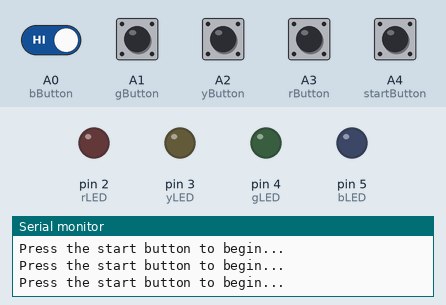
Recording of a sketch running on a simulated Arduino Uno, built with avr-gcc and run on an emulated ATmega328P. Shown: output pins drawn as LEDs (lit = HIGH), the last lines printed to the serial monitor. Dashed ring = blinking. The inputs (shaded band) are chosen by the test bench; at power-on: A0 (bButton), A1 (gButton), A2 (yButton), A3 (rButton), A4 (startButton) HIGH. Random numbers use the default seed unless the sketch sets one.

Above: at 1.2 s.
1.3 s: A4 (startButton) pulled LOW for 0.15 s
At 2.2 s:
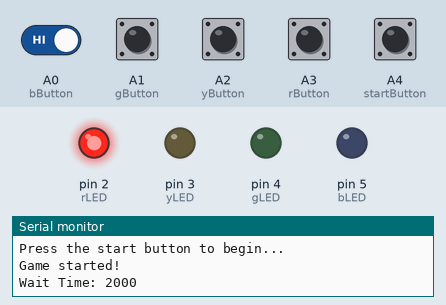
4.4 s: A0 (bButton) driven LOW and A4 (startButton) driven LOW
7.4 s: A2 (yButton) pulled LOW for 0.15 s
10.5 s: A1 (gButton) pulled LOW for 1 s
At 11.6 s:
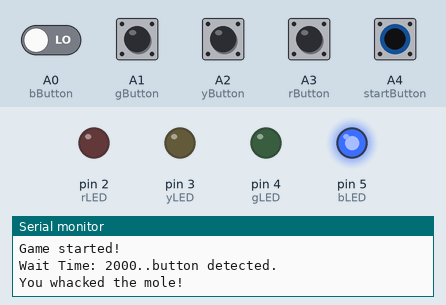
13.5 s: A4 (startButton) driven HIGH
16.5 s: A4 (startButton) driven LOW
At 17.19 s:
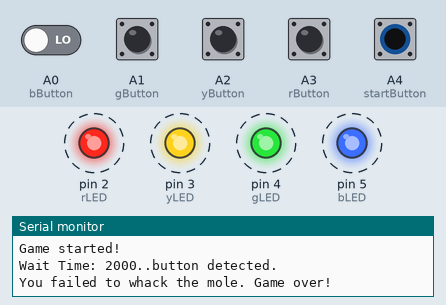
Timing chart, 0 to 19.6 s (numbered marks = the images above; inputs shaded):
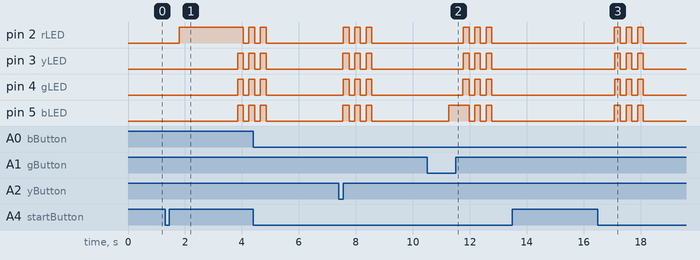

The sketch:

whackAMole.ino
```cpp
// LED pins
const int rLED = 2;
const int yLED = 3;
const int gLED = 4;
const int bLED = 5;

// Button pins
const int rButton = A3;
const int yButton = A2;
const int gButton = A1;
const int bButton = A0;
const int startButton = A4;

// Loop cycle for button press before timeout
int waitTime = 2000;

// Track whether the game is active
bool gameActive = false;

// The setup function runs once when board is reset or powered
void setup() {
  // Set up LEDs
  pinMode(rLED, OUTPUT);
  pinMode(yLED, OUTPUT);
  pinMode(gLED, OUTPUT);
  pinMode(bLED, OUTPUT);

  // Set up input buttons
  pinMode(rButton, INPUT);
  pinMode(yButton, INPUT);
  pinMode(gButton, INPUT);
  pinMode(bButton, INPUT);
  pinMode(startButton, INPUT);

  // Initialize serial communication
  Serial.begin(9600);
  randomSeed(analogRead(0));
}

// The loop function runs over and over again forever
void loop() {
  // Check if the game is inactive and the start button is pressed
  if (!gameActive) {
    if (digitalRead(startButton) == LOW) {
      // Start a new game
      Serial.println("Game started!");
      gameActive = true;
      waitTime = 2000;  // Reset the wait time for a new game
      delay(500);       // Debounce delay
    } else {
      Serial.println("Press the start button to begin...");
      delay(100);
      return;
    }
  }

  // Choose a new LED to light up
  int newColor = pickNewColor();
  ledOn(newColor);

  if (isWhacked(newColor)) {
    Serial.println("You whacked the mole!");
    ledOff(newColor);
    delay(500);  // Pause briefly before showing a new mole
    waitTime *= 0.9;
  } else {
    Serial.println("You failed to whack the mole. Game over!");
    gameover();
    gameActive = false;  // Deactivate the game after game over
  }
}

// Function to check if it is whacked
boolean isWhacked(int newColor) {
  int i = 0;
  int checkButton;
  boolean whacked = false;
  boolean buttonPressed = false;

  Serial.print("Wait Time: ");
  Serial.print(waitTime);

  while ((i < waitTime) && (!buttonPressed)) {
    checkButton = isButtonPressed();   // 0 if nothing is pressed
    if (newColor == checkButton) {     // Correct button is pressed
      whacked = true;
      buttonPressed = true;
    } else if (checkButton > 0) {      // Incorrect button is pressed
      whacked = false;
      buttonPressed = true;
    }
    i++;
    delay(1);
  }

  if (buttonPressed) {
    Serial.println("..button detected.");
  } else {
    Serial.println("..time out");
  }

  return whacked;
}

// Function that monitors all buttons and returns an integer
// 0 = nothing pressed, 2-5 = button pressed
int isButtonPressed() {
  int buttonPressed = 0;

  if (digitalRead(rButton) == LOW) {
    ledOn(rLED);
    buttonPressed = rLED;
  }
  if (digitalRead(bButton) == LOW) {
    ledOn(bLED);
    buttonPressed = bLED;
  }
  if (digitalRead(yButton) == LOW) {
    ledOn(yLED);
    buttonPressed = yLED;
  }
  if (digitalRead(gButton) == LOW) {
    ledOn(gLED);
    buttonPressed = gLED;
  }

  return buttonPressed;
}

// Function for when the game is over
void gameover() {
  // Flash all the LEDs on and off thrice
  for (int i = 0; i <= 2; i++) {
    ledOn(rLED);
    ledOn(bLED);
    ledOn(yLED);
    ledOn(gLED);
    delay(200);

    ledOff(rLED);
    ledOff(bLED);
    ledOff(yLED);
    ledOff(gLED);
    delay(200);
  }

  delay(2000);
}

// Function to randomly pick a new color
int pickNewColor() {
  // Generate random from 2 to 5 that matches LED pins
  return random(2, 6);
}

// Function to turn on a specified LED
void ledOn(int colorON) {
  digitalWrite(colorON, HIGH);
}

// Function to turn off a specified LED
void ledOff(int colorOFF) {
  digitalWrite(colorOFF, LOW);
}
```

Measured:
- after the input at 1.3 s, pin 2 (rLED): LOW → HIGH after 0.50 s, → LOW 2.2 s later, → HIGH 0.20 s later; pin 3 (yLED), pin 4 (gLED), pin 5 (bLED): LOW → HIGH after 2.5 s, → LOW 0.20 s later, → HIGH 0.20 s later
- after the input at 16.5 s, pin 2 (rLED), pin 5 (bLED): alternates HIGH for 0.20 s and LOW for 0.20 s, 6 changes in all, then stays LOW, starting after 0.58 s; pin 3 (yLED), pin 4 (gLED): alternates HIGH for 0.20 s and LOW for 0.20 s, 6 changes in all, then stays LOW, starting after 0.59 s
